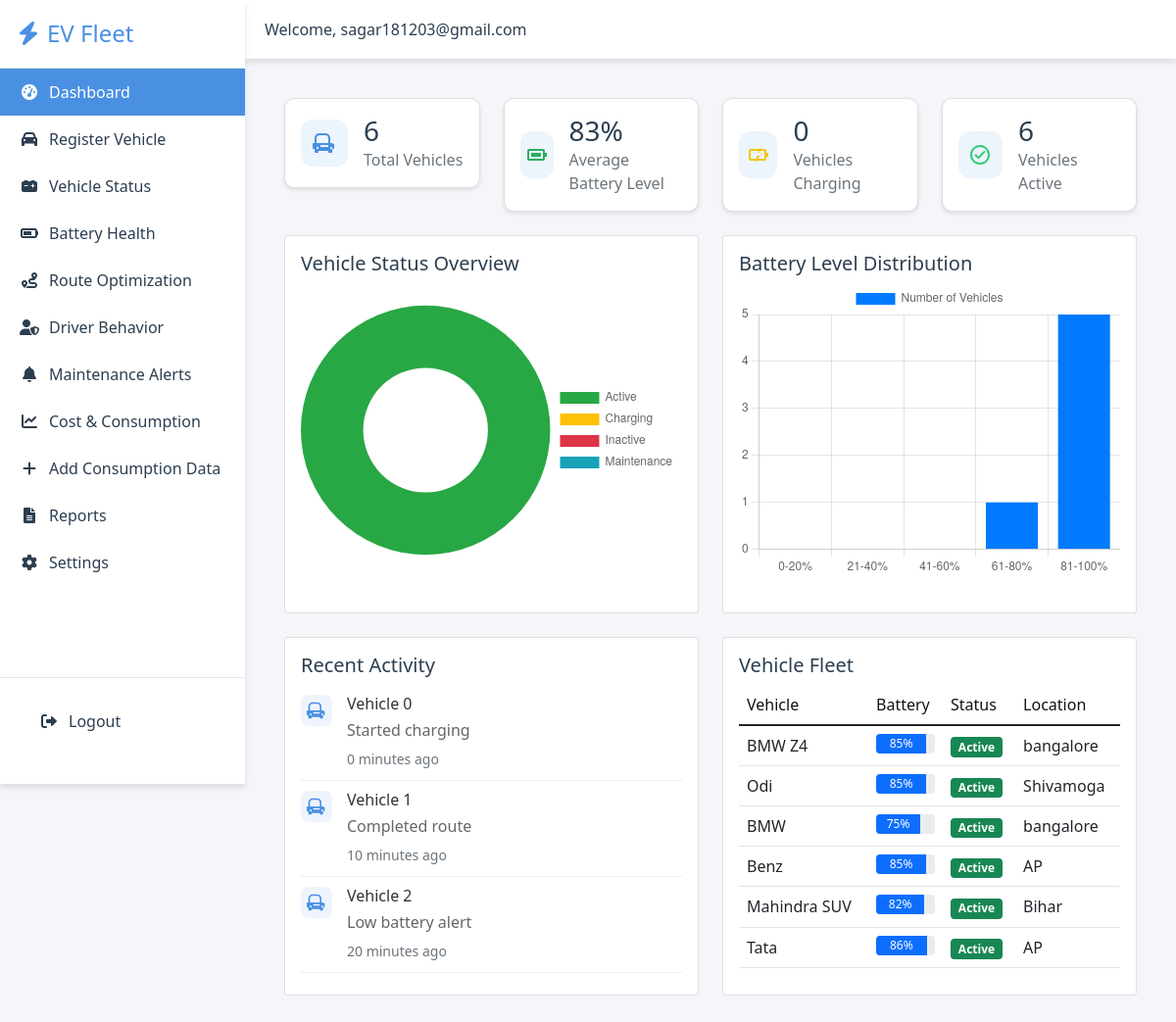
The page /dashboard (signed in) on the database its author committed.
### app.py (models this page shows)
class Vehicle(db.Model):
    id = db.Column(db.Integer, primary_key=True)
    vehicle_name = db.Column(db.String(100), nullable=False)
    vehicle_number = db.Column(db.String(50), unique=True, nullable=False)
    owner_name = db.Column(db.String(100), nullable=False)
    battery_status = db.Column(db.Integer, nullable=False)
    location = db.Column(db.String(200), nullable=False)
    speed = db.Column(db.Float, nullable=False)

### app.py (the view, shortened to what this page needs)
@app.route('/dashboard')
def dashboard():
    if not session.get('logged_in'):
        return redirect(url_for('login'))
    try:
        vehicles = Vehicle.query.all()
        total_vehicles = len(vehicles)
        battery_levels = [v.battery_status for v in vehicles]
        avg_battery_level = round(sum(battery_levels) / total_vehicles)
        vehicles_charging = sum(1 for v in vehicles if v.battery_status < 20)
        vehicles_active = sum(1 for v in vehicles if v.speed > 0)
        status_data = [
            sum(1 for v in vehicles if v.speed > 0),  # Active
            sum(1 for v in vehicles if v.battery_status < 20),  # Charging
            sum(1 for v in vehicles if v.speed == 0 and v.battery_status >= 20),  # Inactive
            sum(1 for v in vehicles if v.battery_status < 10)  # Maintenance
        ]
        battery_distribution = [
            sum(1 for v in vehicles if 0 <= v.battery_status <= 20),
            sum(1 for v in vehicles if 21 <= v.battery_status <= 40),
            sum(1 for v in vehicles if 41 <= v.battery_status <= 60),
            sum(1 for v in vehicles if 61 <= v.battery_status <= 80),
            sum(1 for v in vehicles if 81 <= v.battery_status <= 100)
        ]
        vehicles_data = []
        for vehicle in vehicles:
            status = 'Active' if vehicle.speed > 0 else 'Charging' if vehicle.battery_status < 20 else 'Inactive'
            vehicles_data.append({
                'vehicle_name': vehicle.vehicle_name,
                'battery_status': vehicle.battery_status,
                'status': status,
                'location': vehicle.location
            })
        recent_activities = []
        for i in range(5):
            activity = {
                'vehicle_id': i,
                'message': ['Started charging', 'Completed route', 'Low battery alert', 'Maintenance required'][i % 4],
                'time_ago': f'{i*10} minutes ago'
            }
            recent_activities.append(activity)
        return render_template('index.html',
            total_vehicles=total_vehicles,
            avg_battery_level=avg_battery_level,
            vehicles_charging=vehicles_charging,
            vehicles_active=vehicles_active,
            status_data=status_data,
            battery_distribution=battery_distribution,
            vehicles=vehicles_data,
            recent_activities=recent_activities
        )
    except Exception as e:
        print(f"Error in dashboard: {str(e)}")
        return render_template('index.html',
            error="Error generating dashboard visualizations",
            total_vehicles=0,
            avg_battery_level=0,
            vehicles_charging=0,
            vehicles_active=0,
            status_data=[],
            battery_distribution=[],
            vehicles=[],
            recent_activities=[]
        )

### templates/index.html (shortened to what this page needs)
{% extends 'base.html' %}
{% block content %}
<div class="container-fluid dashboard-container">
    <div class="row mb-4">
        <div class="col-md-3">
            <div class="card summary-card">
                <div class="card-body d-flex align-items-center">
                    <div class="icon-container me-3">
                        <img src="{{ url_for('static', filename='images/car.svg') }}" alt="Vehicle Icon" class="summary-icon">
                    </div>
                    <div>
                        <h3 class="card-title mb-0">{{ total_vehicles }}</h3>
                        <p class="card-text text-muted">Total Vehicles</p>
                    </div>
                </div>
            </div>
        </div>
        <div class="col-md-3">
            <div class="card summary-card">
                <div class="card-body d-flex align-items-center">
                    <div class="icon-container me-3">
                        <img src="{{ url_for('static', filename='images/battery.svg') }}" alt="Battery Icon" class="summary-icon">
                    </div>
                    <div>
                        <h3 class="card-title mb-0">{{ avg_battery_level }}%</h3>
                        <p class="card-text text-muted">Average Battery Level</p>
                    </div>
                </div>
            </div>
        </div>
        <div class="col-md-3">
            <div class="card summary-card">
                <div class="card-body d-flex align-items-center">
                    <div class="icon-container me-3">
                        <img src="{{ url_for('static', filename='images/charging.svg') }}" alt="Charging Icon" class="summary-icon">
                    </div>
                    <div>
                        <h3 class="card-title mb-0">{{ vehicles_charging }}</h3>
                        <p class="card-text text-muted">Vehicles Charging</p>
                    </div>
                </div>
            </div>
        </div>
        <div class="col-md-3">
            <div class="card summary-card">
                <div class="card-body d-flex align-items-center">
                    <div class="icon-container me-3">
                        <img src="{{ url_for('static', filename='images/active.svg') }}" alt="Active Icon" class="summary-icon">
                    </div>
                    <div>
                        <h3 class="card-title mb-0">{{ vehicles_active }}</h3>
                        <p class="card-text text-muted">Vehicles Active</p>
                    </div>
                </div>
            </div>
        </div>
    </div>
    <div class="row mb-4">
        <div class="col-md-6">
            <div class="card">
                <div class="card-body">
                    <h5 class="card-title">Vehicle Status Overview</h5>
                    <div class="chart-container">
                        <canvas id="statusChart"></canvas>
                    </div>
                </div>
            </div>
        </div>
        <div class="col-md-6">
            <div class="card">
                <div class="card-body">
                    <h5 class="card-title">Battery Level Distribution</h5>
                    <div class="chart-container">
                        <canvas id="batteryChart"></canvas>
                    </div>
                </div>
            </div>
        </div>
    </div>
    <div class="row">
        <div class="col-md-6">
            <div class="card">
                <div class="card-body">
                    <h5 class="card-title">Recent Activity</h5>
                    <div class="activity-list">
                        {% for activity in recent_activities %}
                        <div class="activity-item">
                            <div class="activity-icon">
                                <img src="{{ url_for('static', filename='images/car-small.svg') }}" alt="Vehicle Icon">
                            </div>
                            <div class="activity-content">
                                <h6>Vehicle {{ activity.vehicle_id }}</h6>
                                <p>{{ activity.message }}</p>
                                <small class="text-muted">{{ activity.time_ago }}</small>
                            </div>
                        </div>
                        {% endfor %}
                    </div>
                </div>
            </div>
        </div>
        <div class="col-md-6">
            <div class="card">
                <div class="card-body">
                    <h5 class="card-title">Vehicle Fleet</h5>
                    <div class="table-responsive">
                        <table class="table table-hover">
                            <thead>
                                <tr>
                                    <th>Vehicle</th>
                                    <th>Battery</th>
                                    <th>Status</th>
                                    <th>Location</th>
                                </tr>
                            </thead>
                            <tbody>
                                {% for vehicle in vehicles %}
                                <tr>
                                    <td>{{ vehicle.vehicle_name }}</td>
                                    <td>
                                        <div class="progress">
                                            <div class="progress-bar" role="progressbar"
                                                 style="width: {{ vehicle.battery_status }}%"
                                                 aria-valuenow="{{ vehicle.battery_status }}"
                                                 aria-valuemin="0"
                                                 aria-valuemax="100">{{ vehicle.battery_status }}%</div>
                                        </div>
                                    </td>
                                    <td>
                                        <span class="badge bg-{{ 'success' if vehicle.status == 'Active' else 'warning' }}">
                                            {{ vehicle.status }}
                                        </span>
                                    </td>
                                    <td>{{ vehicle.location }}</td>
                                </tr>
                                {% endfor %}
                            </tbody>
                        </table>
                    </div>
                </div>
            </div>
        </div>
    </div>
</div>
{% endblock %}
{% block scripts %}
<script>
// Status Chart
const statusCtx = document.getElementById('statusChart').getContext('2d');
new Chart(statusCtx, {
    type: 'doughnut',
    data: {
        labels: ['Active', 'Charging', 'Inactive', 'Maintenance'],
        datasets: [{
            data: {{ status_data|tojson|safe }},
            backgroundColor: ['#28a745', '#ffc107', '#dc3545', '#17a2b8'],
            borderWidth: 0
        }]
    },
    options: {
        responsive: true,
        maintainAspectRatio: false,
        plugins: {
            legend: {
                position: 'right'
            }
        }
    }
});
// Battery Distribution Chart
const batteryCtx = document.getElementById('batteryChart').getContext('2d');
new Chart(batteryCtx, {
    type: 'bar',
    data: {
        labels: ['0-20%', '21-40%', '41-60%', '61-80%', '81-100%'],
        datasets: [{
            label: 'Number of Vehicles',
            data: {{ battery_distribution|tojson|safe }},
            backgroundColor: '#007bff',
            borderWidth: 0
        }]
    },
    options: {
        responsive: true,
        maintainAspectRatio: false,
        scales: {
            y: {
                beginAtZero: true,
                ticks: {
                    stepSize: 1
                }
            }
        }
    }
});
</script>
{% endblock %}

### templates/base.html (shortened to what this page needs)
<!DOCTYPE html>
<html lang="en">
<head>
    <link href="https://cdn.jsdelivr.net/npm/bootstrap@5.1.3/dist/css/bootstrap.min.css" rel="stylesheet">
    <link rel="stylesheet" href="https://cdnjs.cloudflare.com/ajax/libs/font-awesome/6.0.0/css/all.min.css">
    <link rel="stylesheet" href="{{ url_for('static', filename='css/style.css') }}">
</head>
<body>
    <div class="app-container">
        <nav class="sidebar">
            <div class="sidebar-header">
                <h3><i class="fas fa-bolt"></i> EV Fleet</h3>
            </div>
            <ul class="nav flex-column">
                <li class="nav-item">
                    <a class="nav-link {% if request.endpoint == 'dashboard' %}active{% endif %}"
                       href="{{ url_for('dashboard') }}">
                        <i class="fas fa-tachometer-alt"></i> Dashboard
                    </a>
                </li>
                <li class="nav-item">
                    <a class="nav-link {% if request.endpoint == 'register_vehicle' %}active{% endif %}"
                       href="{{ url_for('register_vehicle') }}">
                        <i class="fas fa-car"></i> Register Vehicle
                    </a>
                </li>
                <li class="nav-item">
                    <a class="nav-link {% if request.endpoint == 'vehicle_status' %}active{% endif %}"
                       href="{{ url_for('vehicle_status') }}">
                        <i class="fas fa-car-battery"></i> Vehicle Status
                    </a>
                </li>
                <li class="nav-item">
                    <a class="nav-link {% if request.endpoint == 'battery_health_status' %}active{% endif %}"
                       href="{{ url_for('battery_health_status') }}">
                        <i class="fas fa-battery-three-quarters"></i> Battery Health
                    </a>
                </li>
                <li class="nav-item">
                    <a class="nav-link {% if request.endpoint == 'route_optimization' %}active{% endif %}"
                       href="{{ url_for('route_optimization') }}">
                        <i class="fas fa-route"></i> Route Optimization
                    </a>
                </li>
                <li class="nav-item">
                    <a class="nav-link {% if request.endpoint == 'driver_behavior' %}active{% endif %}"
                       href="{{ url_for('driver_behavior') }}">
                        <i class="fas fa-user-shield"></i> Driver Behavior
                    </a>
                </li>
                <li class="nav-item">
                    <a class="nav-link {% if request.endpoint == 'maintenance_alerts' %}active{% endif %}"
                       href="{{ url_for('maintenance_alerts') }}">
                        <i class="fas fa-bell"></i> Maintenance Alerts
                    </a>
                </li>
                <li class="nav-item">
                    <a class="nav-link {% if request.endpoint == 'consumption_metrics' %}active{% endif %}"
                       href="{{ url_for('consumption_page') }}">
                        <i class="fas fa-chart-line"></i> Cost & Consumption
                    </a>
                </li>
                <li class="nav-item">
                    <a class="nav-link" href="{{ url_for('add_consumption_page') }}">
                        <i class="fas fa-plus"></i> Add Consumption Data
                    </a>
                </li>
                <li class="nav-item">
                    <a class="nav-link {% if request.endpoint == 'report_generation' %}active{% endif %}"
                       href="{{ url_for('report_generation') }}">
                        <i class="fas fa-file-alt"></i> Reports
                    </a>
                </li>
                <li class="nav-item">
                    <a class="nav-link {% if request.endpoint == 'settings' %}active{% endif %}"
                       href="{{ url_for('settings') }}">
                        <i class="fas fa-cog"></i> Settings
                    </a>
                </li>
            </ul>
            <div class="sidebar-footer">
                <a href="{{ url_for('logout') }}" class="nav-link">
                    <i class="fas fa-sign-out-alt"></i> Logout
                </a>
            </div>
        </nav>
        <main class="main-content">
            <div class="top-bar">
                <div class="user-info">
                    <span>Welcome, {{ session.get('username', 'User') }}</span>
                </div>
            </div>
            <div class="content-wrapper">
                {% block content %}{% endblock %}
            </div>
        </main>
    </div>
    {% block scripts %}{% endblock %}
</body>
</html>

### rows shown on the page
Vehicle: vehicle_name "BMW Z4", battery_status "85", status "Active", location "bangalore"
Vehicle: vehicle_name "Odi", battery_status "85", status "Active", location "Shivamoga"
Vehicle: vehicle_name "BMW", battery_status "75", status "Active", location "bangalore"
Vehicle: vehicle_name "Benz", battery_status "85", status "Active", location "AP"
Vehicle: vehicle_name "Mahindra SUV", battery_status "82", status "Active", location "Bihar"
Vehicle: vehicle_name "Tata", battery_status "86", status "Active", location "AP"

### other values the page prints
{{ session.get('username', 'User') }} "sagar181203@gmail.com"
{{ total_vehicles }} "6"
{{ avg_battery_level }} "83"
{{ vehicles_charging }} "0"
{{ vehicles_active }} "6"
{{ activity.vehicle_id }} "0" "1" "2"
{{ activity.message }} "Started charging" "Completed route" "Low battery alert"
{{ activity.time_ago }} "0 minutes ago" "10 minutes ago" "20 minutes ago"
chart data {{ status_data|tojson|safe }} [6, 0, 0, 0]
chart data {{ battery_distribution|tojson|safe }} [0, 0, 0, 1, 5]
